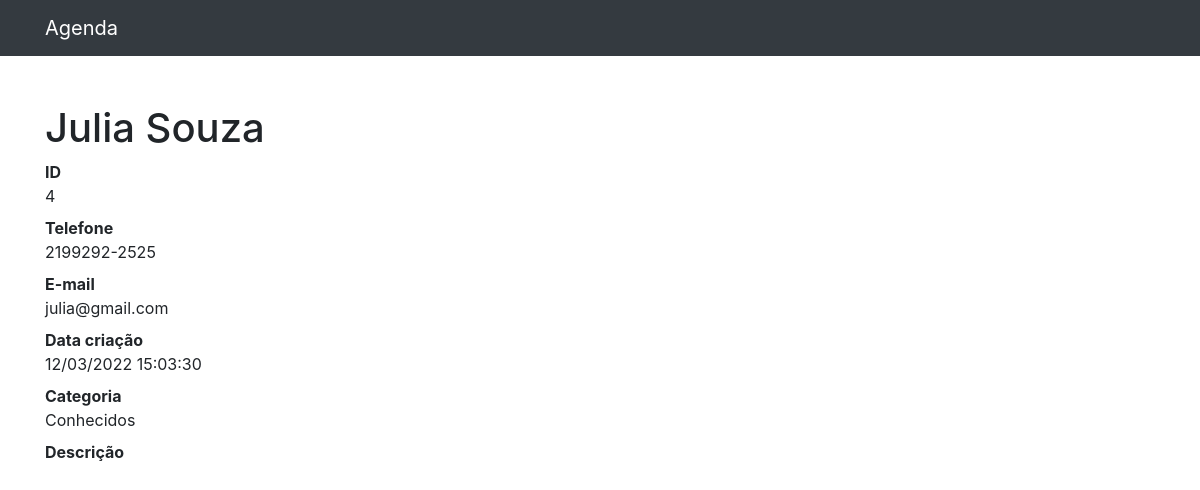
/4, run on the app's committed database.
### contatos/models.py (models this page shows, shortened)
class Contato(models.Model):
    nome = models.CharField(max_length=255)
    sobrenome = models.CharField(max_length=255, blank=True)
    telefone = models.CharField(max_length=255)
    email = models.CharField(max_length=255, blank=True)
    data_criacao = models.DateTimeField(default=timezone.now)
    descicao = models.TextField(blank=True)
    categoria = models.ForeignKey(Categoria, on_delete=models.DO_NOTHING)

class Categoria(models.Model):
    nome = models.CharField(max_length=255)
    def __str__(self) -> str:
        return self.nome

### contatos/views.py (the view)
# urls.py: path('<int:contato_id>', views.ver_contato, name='ver_contato'),
def ver_contato(request, contato_id):
    contato = get_object_or_404(Contato, id=contato_id)
    return render(request, 'contatos/ver_contato.html', {
        'contato': contato
    })

### contatos/templates/contatos/ver_contato.html (shortened to what this page needs)
{% extends 'base.html' %}
{% block conteudo %}
    <h1 class="mt-5">{{ contato.nome }} {{ contato.sobrenome }}</h1>
    <dl>
        <dt>ID</dt>
        <dd>{{ contato.id }}</dd>
        <dt>Telefone</dt>
        <dd>{{ contato.telefone }}</dd>
        <dt>E-mail</dt>
        <dd>{{ contato.email }}</dd>
        <dt>Data criação</dt>
        <dd>{{ contato.data_criacao|date:'d/m/Y H:m:s ' }}</dd>
        <dt>Categoria</dt>
        <dd>{{ contato.categoria }}</dd>
        <dt>Descrição</dt>
    </dl>
{%endblock%}

### data on the page
Contato: nome "Julia", sobrenome "Souza", id "4", telefone "2199292-2525", email "julia@gmail.com", data_criacao "12/03/2022 15:03:30", categoria "Conhecidos"
